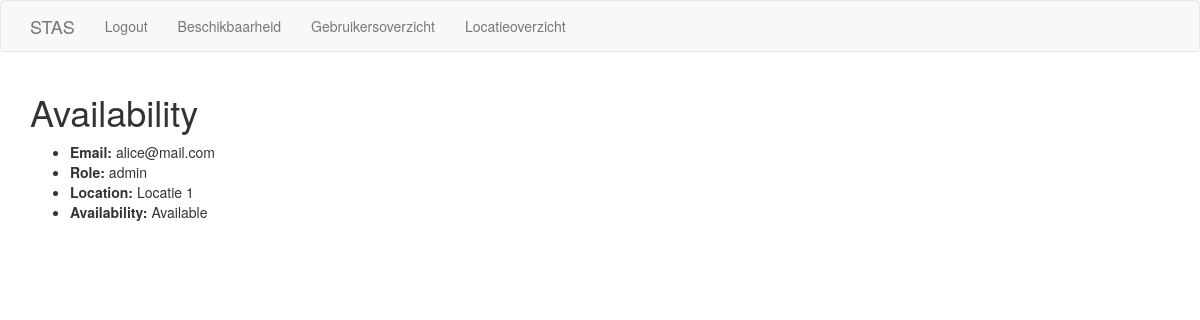
Screenshot of /availability/user/1 (signed in) with the database file from the repository.
### app/models.py (models this page shows, shortened)
class User(UserMixin, db.Model):
    id = db.Column(db.Integer, primary_key=True)
    email = db.Column(db.String(128), index=True, unique=True)
    password_hash = db.Column(db.String(128))
    role = db.Column(db.String(128), index=True)
    checkins = db.relationship('Checkin', backref='User', lazy='dynamic')

class Location(UserMixin, db.Model):
    id = db.Column(db.Integer, primary_key=True)
    name = db.Column(db.String(128), index=True, unique=True)
    building = db.Column(db.String(128), index=True, unique=True)
    checkins = db.relationship('Checkin', backref='Location', lazy='dynamic')

### app/availability/routes.py (the view)
@bp.route('/availability/user/<user_id>', methods=['GET'])
@login_required
def user_availability(user_id):
    user = User.query.filter_by(id=user_id).first()
    checkins = Checkin.query.filter_by(user_id=user_id)
    checkin = checkins[-1]
    location = Location.query.filter_by(id=checkin.location_id).first()
    availability = checkin.availability
    if availability == False:
        availability="Not available"
    else:
        availability="Available"
    return render_template(
        'availability/user_availability.html', user=user,
        location=location, availability=availability, title='Availability'
    )

### app/models.py (called while the page is built)
@login_manager.user_loader
def load_user(id):
    return User.query.get(int(id))

### app/templates/availability/user_availability.html
{% extends "base.html" %}
{% block app_content %}
<div id="user">
  <ul>
    <li><strong>{{ 'Email' }}:</strong> {{ user.email }}</li>
    <li><strong>{{ 'Role' }}:</strong> {{ user.role }}</li>
    <li><strong>{{ 'Location' }}:</strong> {{ location.name }}</li>
    <li><strong>{{ 'Availability' }}:</strong> {{ availability }}</li>
  </ul>
</div>
{% endblock %}

### rows the page displays
User: email "alice@mail.com", role "admin"
Location: name "Locatie 1"

### other values shown
{{ 'Logout' }} "Logout"
{{ 'Beschikbaarheid' }} "Beschikbaarheid"
{{ 'Gebruikersoverzicht' }} "Gebruikersoverzicht"
{{ 'Locatieoverzicht' }} "Locatieoverzicht"
{{ title }} "Availability"
{{ 'Email' }} "Email"
{{ 'Role' }} "Role"
{{ 'Location' }} "Location"
{{ 'Availability' }} "Availability"
{{ availability }} "Available"
